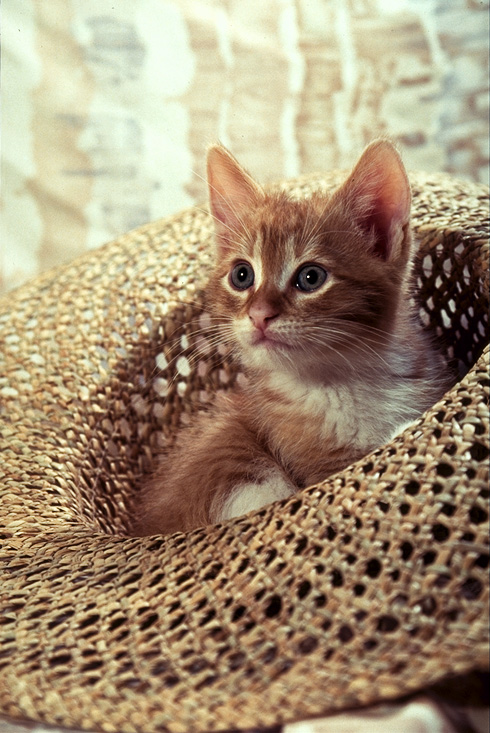
#> input picture Image Compression/cat.png, 490 x 733 px
$ python index.py
#> lines starting #> are read from the running program, lines starting #| are printed output that depends on the picture
import matplotlib.pyplot as plt
from sklearn.cluster import KMeans
import numpy as np

# 1. Reading the image (PNGs usually load as floats 0.0 to 1.0)
image = plt.imread('cat.png')
#> image is the input picture: shape (733, 490, 3) float32; mean R, G, B 0.638, 0.562, 0.458
h, w, d = image.shape
#> h = 733; w = 490; d = 3

# 2. Re-organize pixels as 2D array
# If the PNG has 4 channels (RGBA), we slice it to keep only 3 (RGB)
pixels = image.reshape(-1, d)[:, :3]

# 3. Clustering (k=10)
# This finds the 10 most prominent colors in the image
kmeans = KMeans(n_clusters=10, random_state=42, n_init=10)
labels = kmeans.fit_predict(pixels)
centers = kmeans.cluster_centers_

# 4. Reconstruct the image using cluster centers
compressed_pixels = centers[labels]
compressed_image = compressed_pixels.reshape(h, w, 3)
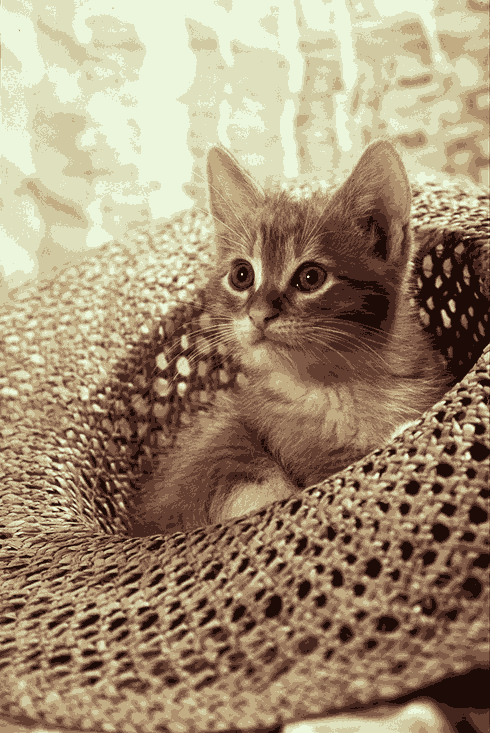
#> compressed_image: shape (733, 490, 3) float32; mean of channels 0, 1, 2 0.639, 0.563, 0.459; drawn as R, G, B

# 5. Save the image
plt.imsave('compressed.png', compressed_image)

# Optional: Display the results
plt.figure(figsize=(10, 5))
plt.subplot(1, 2, 1); plt.imshow(image); plt.title('Original')
plt.subplot(1, 2, 2); plt.imshow(compressed_image); plt.title('Compressed (k=10)')
plt.show()
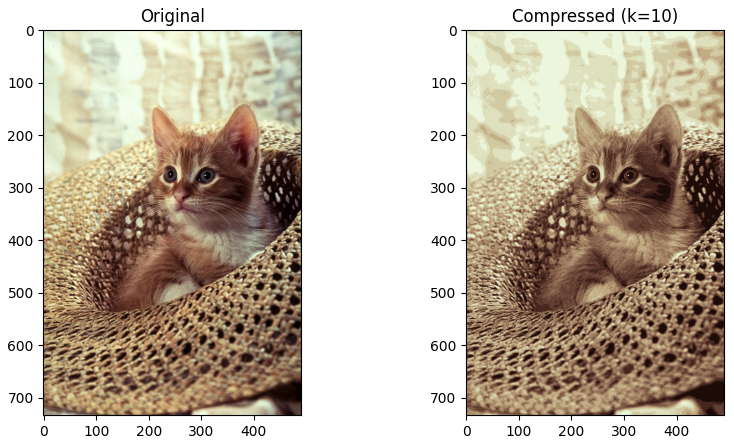
#> figure drawn by matplotlib, 2 panels
